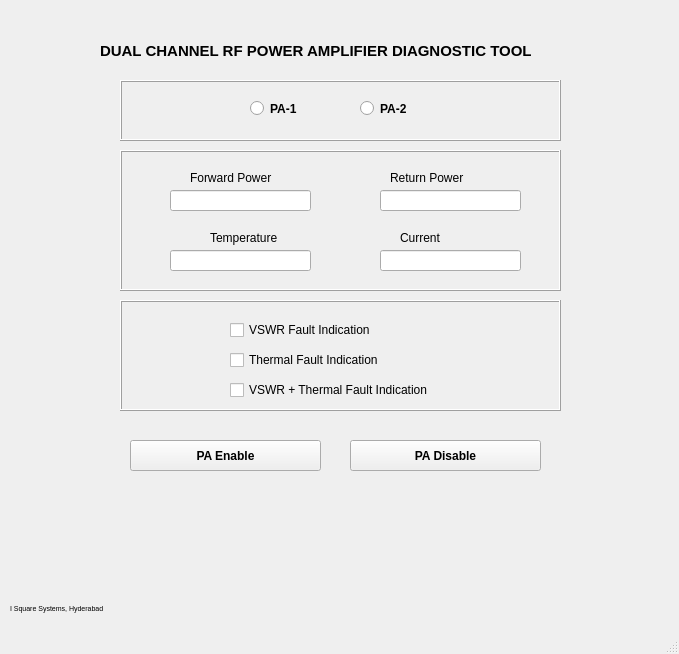
<?xml version="1.0" encoding="UTF-8"?>
<ui version="4.0">
 <class>MainWindow</class>
 <widget class="QMainWindow" name="MainWindow">
  <property name="enabled">
   <bool>true</bool>
  </property>
  <property name="geometry">
   <rect>
    <x>0</x>
    <y>0</y>
    <width>679</width>
    <height>654</height>
   </rect>
  </property>
  <property name="baseSize">
   <size>
    <width>0</width>
    <height>0</height>
   </size>
  </property>
  <property name="windowTitle">
   <string>PaDiag</string>
  </property>
  <property name="iconSize">
   <size>
    <width>253</width>
    <height>90</height>
   </size>
  </property>
  <widget class="QWidget" name="centralwidget">
   <widget class="QLabel" name="title">
    <property name="geometry">
     <rect>
      <x>100</x>
      <y>40</y>
      <width>551</width>
      <height>21</height>
     </rect>
    </property>
    <property name="font">
     <font>
      <family>Arial</family>
      <pointsize>11</pointsize>
      <weight>75</weight>
      <bold>true</bold>
     </font>
    </property>
    <property name="text">
     <string>DUAL CHANNEL RF POWER AMPLIFIER DIAGNOSTIC TOOL</string>
    </property>
   </widget>
   <widget class="QRadioButton" name="RB_PA2">
    <property name="geometry">
     <rect>
      <x>360</x>
      <y>100</y>
      <width>82</width>
      <height>17</height>
     </rect>
    </property>
    <property name="font">
     <font>
      <family>Arial</family>
      <pointsize>9</pointsize>
      <weight>75</weight>
      <bold>true</bold>
     </font>
    </property>
    <property name="text">
     <string>PA-2</string>
    </property>
    <attribute name="buttonGroup">
     <string notr="true">buttonGroup_2</string>
    </attribute>
   </widget>
   <widget class="QRadioButton" name="RB_PA1">
    <property name="geometry">
     <rect>
      <x>250</x>
      <y>100</y>
      <width>82</width>
      <height>17</height>
     </rect>
    </property>
    <property name="font">
     <font>
      <family>Arial</family>
      <pointsize>9</pointsize>
      <weight>75</weight>
      <bold>true</bold>
     </font>
    </property>
    <property name="text">
     <string>PA-1</string>
    </property>
    <attribute name="buttonGroup">
     <string notr="true">buttonGroup_2</string>
    </attribute>
   </widget>
   <widget class="QPushButton" name="PB_PAEnable">
    <property name="geometry">
     <rect>
      <x>130</x>
      <y>440</y>
      <width>191</width>
      <height>31</height>
     </rect>
    </property>
    <property name="font">
     <font>
      <family>Arial</family>
      <pointsize>9</pointsize>
      <weight>75</weight>
      <bold>true</bold>
     </font>
    </property>
    <property name="text">
     <string>PA Enable</string>
    </property>
   </widget>
   <widget class="QLineEdit" name="lineEdit_PA_returnpower">
    <property name="geometry">
     <rect>
      <x>380</x>
      <y>190</y>
      <width>141</width>
      <height>21</height>
     </rect>
    </property>
    <property name="alignment">
     <set>Qt::AlignCenter</set>
    </property>
   </widget>
   <widget class="QLabel" name="label_PA_returnpower">
    <property name="geometry">
     <rect>
      <x>390</x>
      <y>170</y>
      <width>101</width>
      <height>16</height>
     </rect>
    </property>
    <property name="font">
     <font>
      <family>Arial</family>
      <pointsize>9</pointsize>
     </font>
    </property>
    <property name="text">
     <string>Return Power</string>
    </property>
   </widget>
   <widget class="QLineEdit" name="lineEdit_PA_current">
    <property name="geometry">
     <rect>
      <x>380</x>
      <y>250</y>
      <width>141</width>
      <height>21</height>
     </rect>
    </property>
    <property name="alignment">
     <set>Qt::AlignCenter</set>
    </property>
   </widget>
   <widget class="QLabel" name="label_PA_current">
    <property name="geometry">
     <rect>
      <x>400</x>
      <y>230</y>
      <width>81</width>
      <height>16</height>
     </rect>
    </property>
    <property name="font">
     <font>
      <family>Arial</family>
      <pointsize>9</pointsize>
     </font>
    </property>
    <property name="text">
     <string>Current</string>
    </property>
   </widget>
   <widget class="QLineEdit" name="lineEdit_PA_temperature">
    <property name="geometry">
     <rect>
      <x>170</x>
      <y>250</y>
      <width>141</width>
      <height>21</height>
     </rect>
    </property>
    <property name="alignment">
     <set>Qt::AlignCenter</set>
    </property>
   </widget>
   <widget class="QLabel" name="label_PA_temperature">
    <property name="geometry">
     <rect>
      <x>210</x>
      <y>230</y>
      <width>81</width>
      <height>16</height>
     </rect>
    </property>
    <property name="font">
     <font>
      <family>Arial</family>
      <pointsize>9</pointsize>
     </font>
    </property>
    <property name="text">
     <string>Temperature</string>
    </property>
   </widget>
   <widget class="QLineEdit" name="lineEdit_PA_forwardpower">
    <property name="geometry">
     <rect>
      <x>170</x>
      <y>190</y>
      <width>141</width>
      <height>21</height>
     </rect>
    </property>
    <property name="alignment">
     <set>Qt::AlignCenter</set>
    </property>
   </widget>
   <widget class="QLabel" name="label_PA_forwardpower">
    <property name="geometry">
     <rect>
      <x>190</x>
      <y>170</y>
      <width>121</width>
      <height>16</height>
     </rect>
    </property>
    <property name="font">
     <font>
      <family>Arial</family>
      <pointsize>9</pointsize>
     </font>
    </property>
    <property name="text">
     <string>Forward Power</string>
    </property>
   </widget>
   <widget class="QCheckBox" name="checkBox_2">
    <property name="geometry">
     <rect>
      <x>230</x>
      <y>320</y>
      <width>161</width>
      <height>20</height>
     </rect>
    </property>
    <property name="text">
     <string>VSWR Fault Indication</string>
    </property>
   </widget>
   <widget class="QCheckBox" name="checkBox_3">
    <property name="geometry">
     <rect>
      <x>230</x>
      <y>350</y>
      <width>181</width>
      <height>20</height>
     </rect>
    </property>
    <property name="text">
     <string>Thermal Fault Indication</string>
    </property>
   </widget>
   <widget class="QCheckBox" name="checkBox_4">
    <property name="geometry">
     <rect>
      <x>230</x>
      <y>380</y>
      <width>231</width>
      <height>20</height>
     </rect>
    </property>
    <property name="text">
     <string>VSWR + Thermal Fault Indication</string>
    </property>
   </widget>
   <widget class="QFrame" name="frame_2">
    <property name="geometry">
     <rect>
      <x>120</x>
      <y>150</y>
      <width>441</width>
      <height>141</height>
     </rect>
    </property>
    <property name="frameShape">
     <enum>QFrame::Box</enum>
    </property>
    <property name="frameShadow">
     <enum>QFrame::Raised</enum>
    </property>
   </widget>
   <widget class="QFrame" name="frame_3">
    <property name="geometry">
     <rect>
      <x>120</x>
      <y>300</y>
      <width>441</width>
      <height>111</height>
     </rect>
    </property>
    <property name="frameShape">
     <enum>QFrame::Box</enum>
    </property>
    <property name="frameShadow">
     <enum>QFrame::Raised</enum>
    </property>
   </widget>
   <widget class="QFrame" name="frame">
    <property name="geometry">
     <rect>
      <x>120</x>
      <y>80</y>
      <width>441</width>
      <height>61</height>
     </rect>
    </property>
    <property name="minimumSize">
     <size>
      <width>0</width>
      <height>0</height>
     </size>
    </property>
    <property name="frameShape">
     <enum>QFrame::Box</enum>
    </property>
    <property name="frameShadow">
     <enum>QFrame::Raised</enum>
    </property>
    <property name="lineWidth">
     <number>1</number>
    </property>
    <property name="midLineWidth">
     <number>0</number>
    </property>
   </widget>
   <widget class="QPushButton" name="PB_PADisable">
    <property name="geometry">
     <rect>
      <x>350</x>
      <y>440</y>
      <width>191</width>
      <height>31</height>
     </rect>
    </property>
    <property name="font">
     <font>
      <family>Arial</family>
      <pointsize>9</pointsize>
      <weight>75</weight>
      <bold>true</bold>
     </font>
    </property>
    <property name="text">
     <string>PA Disable</string>
    </property>
   </widget>
   <widget class="QLabel" name="label">
    <property name="geometry">
     <rect>
      <x>20</x>
      <y>10</y>
      <width>55</width>
      <height>16</height>
     </rect>
    </property>
    <property name="text">
     <string/>
    </property>
   </widget>
   <widget class="QLabel" name="label_3">
    <property name="geometry">
     <rect>
      <x>10</x>
      <y>600</y>
      <width>141</width>
      <height>16</height>
     </rect>
    </property>
    <property name="font">
     <font>
      <pointsize>5</pointsize>
     </font>
    </property>
    <property name="text">
     <string>I Square Systems, Hyderabad</string>
    </property>
   </widget>
   <widget class="QLabel" name="label_rnlogo">
    <property name="geometry">
     <rect>
      <x>220</x>
      <y>490</y>
      <width>201</width>
      <height>141</height>
     </rect>
    </property>
    <property name="text">
     <string/>
    </property>
   </widget>
   <zorder>frame</zorder>
   <zorder>title</zorder>
   <zorder>RB_PA2</zorder>
   <zorder>RB_PA1</zorder>
   <zorder>PB_PAEnable</zorder>
   <zorder>lineEdit_PA_returnpower</zorder>
   <zorder>label_PA_returnpower</zorder>
   <zorder>lineEdit_PA_current</zorder>
   <zorder>label_PA_current</zorder>
   <zorder>lineEdit_PA_temperature</zorder>
   <zorder>label_PA_temperature</zorder>
   <zorder>lineEdit_PA_forwardpower</zorder>
   <zorder>label_PA_forwardpower</zorder>
   <zorder>checkBox_2</zorder>
   <zorder>checkBox_3</zorder>
   <zorder>checkBox_4</zorder>
   <zorder>frame_2</zorder>
   <zorder>frame_3</zorder>
   <zorder>PB_PADisable</zorder>
   <zorder>label</zorder>
   <zorder>label_3</zorder>
   <zorder>label_rnlogo</zorder>
  </widget>
  <widget class="QMenuBar" name="menubar">
   <property name="geometry">
    <rect>
     <x>0</x>
     <y>0</y>
     <width>679</width>
     <height>26</height>
    </rect>
   </property>
  </widget>
  <widget class="QStatusBar" name="statusbar"/>
 </widget>
 <tabstops>
  <tabstop>RB_PA1</tabstop>
  <tabstop>RB_PA2</tabstop>
  <tabstop>lineEdit_PA_forwardpower</tabstop>
  <tabstop>lineEdit_PA_returnpower</tabstop>
  <tabstop>lineEdit_PA_temperature</tabstop>
  <tabstop>lineEdit_PA_current</tabstop>
  <tabstop>checkBox_2</tabstop>
  <tabstop>checkBox_3</tabstop>
  <tabstop>checkBox_4</tabstop>
  <tabstop>PB_PAEnable</tabstop>
 </tabstops>
 <resources/>
 <connections/>
 <buttongroups>
  <buttongroup name="buttonGroup_2"/>
 </buttongroups>
</ui>
